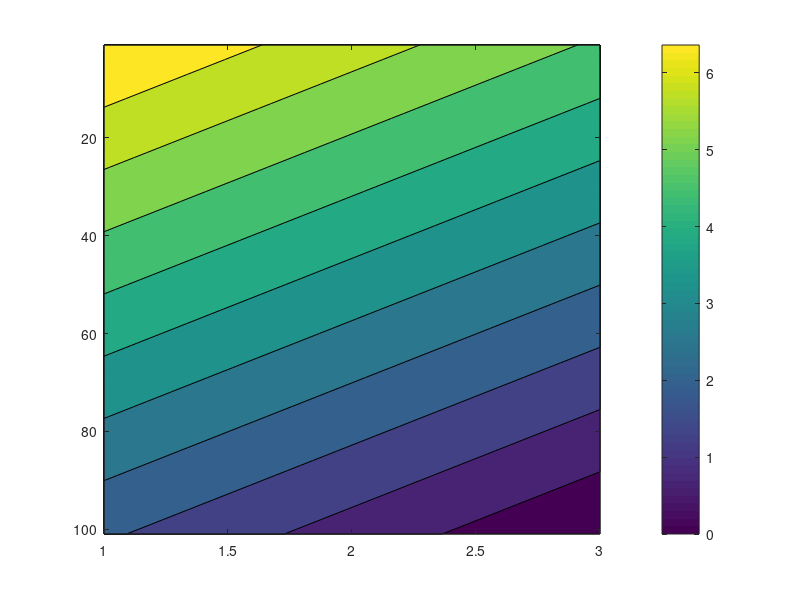

MATLAB code for this plot: (Note: this script raises an error after producing the figure.)
close all
clear all

addpath(genpath('../../../../gsw_matlab_v3_02'))

xi=3;
yi=3;
zi=101;

ts=7; % surface temperature south
tn=5; % surface temperature north
dt=5; % surface temp minus bottom temp
dp=2e3;

y=linspace(0,1,yi);

tsn= ts+(tn-ts)*y;
tsn=repmat(tsn,[xi 1]);
tsn=repmat(permute(tsn,[3,2,1]),[zi 1 1]);

dt=-dt*linspace(0,1,zi);
dt=repmat(dt,[yi 1]);
dt=repmat(permute(dt,[2,1,3]),[1 1 xi]);

dp=dp*linspace(0,1,zi);
dp=repmat(dp,[yi 1]);
p=repmat(permute(dp,[2,1,3]),[1 1 xi]);

ct=tsn+dt;
s=0*ct+35;


h=contourf(squeeze(ct(:,:,1)))
colorbar()
set(gca,'YDir','reverse')
figure()
rpot=gsw_rho(s,ct,0*ct);
contourf(squeeze(rpot(:,:,1)))
colorbar()
set(gca,'YDir','reverse')

%lats=[-84:4:84];
lats=[-84:84:84];
lats=repmat(lats,[xi 1]);
lats=repmat(permute(lats,[3,2,1]),[zi 1 1]);

%longs=[0:4:356];
longs=[0:178:356];
longs=repmat(longs,[yi 1]);
longs=repmat(permute(longs,[3,1,2]),[zi 1 1]);


%b=1./(gsw_rho(s,ct,p).*gsw_alpha(s,ct,p));

vars = {'s','ct','p','lats','longs'};
%vars = {'s','ct','p'};
save('data/input_data_idealized.mat',vars{:})

%save('data/b.mat','b')




